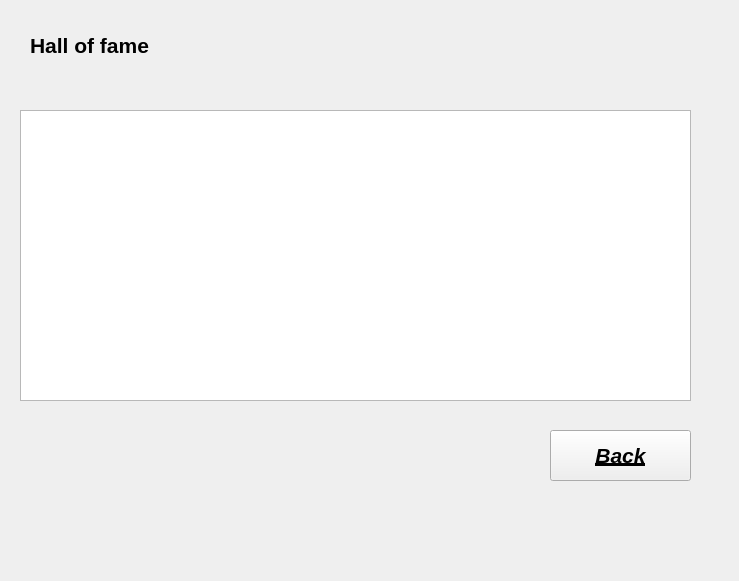
<?xml version="1.0" encoding="UTF-8"?>
<ui version="4.0">
 <class>Form</class>
 <widget class="QWidget" name="Form">
  <property name="geometry">
   <rect>
    <x>0</x>
    <y>0</y>
    <width>739</width>
    <height>581</height>
   </rect>
  </property>
  <property name="windowTitle">
   <string>Form</string>
  </property>
  <widget class="QLabel" name="label_7">
   <property name="geometry">
    <rect>
     <x>30</x>
     <y>30</y>
     <width>201</width>
     <height>31</height>
    </rect>
   </property>
   <property name="font">
    <font>
     <pointsize>16</pointsize>
     <weight>75</weight>
     <bold>true</bold>
    </font>
   </property>
   <property name="styleSheet">
    <string notr="true">/*color:rgb(255, 255, 255);*/
color: rgb(0, 0, 0);</string>
   </property>
   <property name="text">
    <string>Hall of fame</string>
   </property>
  </widget>
  <widget class="QTableView" name="table">
   <property name="geometry">
    <rect>
     <x>20</x>
     <y>110</y>
     <width>671</width>
     <height>291</height>
    </rect>
   </property>
   <property name="styleSheet">
    <string notr="true">/*color:rgb(255, 255, 255);*/
color: rgb(0, 0, 0);
selection-color: rgb(255, 255, 255);
border-color: rgb(255, 255, 255);</string>
   </property>
  </widget>
  <widget class="QPushButton" name="back">
   <property name="geometry">
    <rect>
     <x>550</x>
     <y>430</y>
     <width>141</width>
     <height>51</height>
    </rect>
   </property>
   <property name="font">
    <font>
     <pointsize>16</pointsize>
     <weight>75</weight>
     <italic>true</italic>
     <bold>true</bold>
     <underline>true</underline>
    </font>
   </property>
   <property name="styleSheet">
    <string notr="true">/*color:rgb(255, 255, 255);*/
color: rgb(0, 0, 0);
selection-color: rgb(255, 255, 255);
border-color: rgb(255, 255, 255);</string>
   </property>
   <property name="text">
    <string>Back</string>
   </property>
  </widget>
 </widget>
 <resources/>
 <connections/>
</ui>
